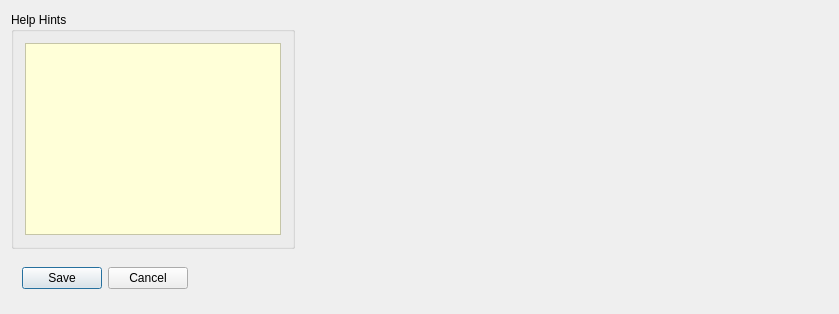
<ui version="4.0" >
 <comment>
*********************************************************************************
**
**   $Id$
**   Copyright (c) 2007 Joe Croft joe@croftj.net
**   
**   This file is part of QcjData Class Libraries.
**
**   QcjData Class Libraries is free software; you can redistribute it and/or modify
**   it under the terms of the GNU General Public License as published by
**   the Free Software Foundation; either version 2 of the License, or
**   (at your option) any later version.
**
**   QcjData Class Libraries is distributed in the hope that it will be useful,
**   but WITHOUT ANY WARRANTY; without even the implied warranty of
**   MERCHANTABILITY or FITNESS FOR A PARTICULAR PURPOSE.  See the
**   GNU General Public License for more details.
**
**   You should have received a copy of the GNU General Public License
**   along with QcjData Class Libraries; if not, write to the Free Software
**   Foundation, Inc., 59 Temple Place, Suite 330, Boston, MA  02111-1307  USA
**
*********************************************************************************
</comment>
 <class>QcjDataConfigure</class>
 <widget class="QDialog" name="QcjDataConfigure" >
  <property name="geometry" >
   <rect>
    <x>0</x>
    <y>0</y>
    <width>839</width>
    <height>314</height>
   </rect>
  </property>
  <property name="sizePolicy" >
   <sizepolicy>
    <hsizetype>0</hsizetype>
    <vsizetype>0</vsizetype>
    <horstretch>0</horstretch>
    <verstretch>0</verstretch>
   </sizepolicy>
  </property>
  <property name="windowTitle" >
   <string>Configuration</string>
  </property>
  <layout class="QGridLayout" >
   <property name="margin" >
    <number>11</number>
   </property>
   <property name="spacing" >
    <number>6</number>
   </property>
   <item row="0" column="0" >
    <widget class="QGroupBox" name="groupBox" >
     <property name="sizePolicy" >
      <sizepolicy>
       <hsizetype>4</hsizetype>
       <vsizetype>1</vsizetype>
       <horstretch>0</horstretch>
       <verstretch>0</verstretch>
      </sizepolicy>
     </property>
     <property name="palette" >
      <palette>
       <active>
        <colorrole role="WindowText" >
         <brush brushstyle="SolidPattern" >
          <color alpha="255" >
           <red>0</red>
           <green>0</green>
           <blue>0</blue>
          </color>
         </brush>
        </colorrole>
        <colorrole role="Button" >
         <brush brushstyle="SolidPattern" >
          <color alpha="255" >
           <red>255</red>
           <green>255</green>
           <blue>216</blue>
          </color>
         </brush>
        </colorrole>
        <colorrole role="Light" >
         <brush brushstyle="SolidPattern" >
          <color alpha="255" >
           <red>255</red>
           <green>255</green>
           <blue>255</blue>
          </color>
         </brush>
        </colorrole>
        <colorrole role="Midlight" >
         <brush brushstyle="SolidPattern" >
          <color alpha="255" >
           <red>255</red>
           <green>255</green>
           <blue>235</blue>
          </color>
         </brush>
        </colorrole>
        <colorrole role="Dark" >
         <brush brushstyle="SolidPattern" >
          <color alpha="255" >
           <red>127</red>
           <green>127</green>
           <blue>108</blue>
          </color>
         </brush>
        </colorrole>
        <colorrole role="Mid" >
         <brush brushstyle="SolidPattern" >
          <color alpha="255" >
           <red>170</red>
           <green>170</green>
           <blue>144</blue>
          </color>
         </brush>
        </colorrole>
        <colorrole role="Text" >
         <brush brushstyle="SolidPattern" >
          <color alpha="255" >
           <red>0</red>
           <green>0</green>
           <blue>0</blue>
          </color>
         </brush>
        </colorrole>
        <colorrole role="BrightText" >
         <brush brushstyle="SolidPattern" >
          <color alpha="255" >
           <red>255</red>
           <green>255</green>
           <blue>255</blue>
          </color>
         </brush>
        </colorrole>
        <colorrole role="ButtonText" >
         <brush brushstyle="SolidPattern" >
          <color alpha="255" >
           <red>0</red>
           <green>0</green>
           <blue>0</blue>
          </color>
         </brush>
        </colorrole>
        <colorrole role="Base" >
         <brush brushstyle="SolidPattern" >
          <color alpha="255" >
           <red>255</red>
           <green>255</green>
           <blue>255</blue>
          </color>
         </brush>
        </colorrole>
        <colorrole role="Window" >
         <brush brushstyle="SolidPattern" >
          <color alpha="255" >
           <red>255</red>
           <green>255</green>
           <blue>216</blue>
          </color>
         </brush>
        </colorrole>
        <colorrole role="Shadow" >
         <brush brushstyle="SolidPattern" >
          <color alpha="255" >
           <red>0</red>
           <green>0</green>
           <blue>0</blue>
          </color>
         </brush>
        </colorrole>
        <colorrole role="Highlight" >
         <brush brushstyle="SolidPattern" >
          <color alpha="255" >
           <red>103</red>
           <green>141</green>
           <blue>178</blue>
          </color>
         </brush>
        </colorrole>
        <colorrole role="HighlightedText" >
         <brush brushstyle="SolidPattern" >
          <color alpha="255" >
           <red>255</red>
           <green>255</green>
           <blue>255</blue>
          </color>
         </brush>
        </colorrole>
        <colorrole role="Link" >
         <brush brushstyle="SolidPattern" >
          <color alpha="255" >
           <red>0</red>
           <green>0</green>
           <blue>238</blue>
          </color>
         </brush>
        </colorrole>
        <colorrole role="LinkVisited" >
         <brush brushstyle="SolidPattern" >
          <color alpha="255" >
           <red>82</red>
           <green>24</green>
           <blue>139</blue>
          </color>
         </brush>
        </colorrole>
        <colorrole role="AlternateBase" >
         <brush brushstyle="SolidPattern" >
          <color alpha="255" >
           <red>255</red>
           <green>255</green>
           <blue>235</blue>
          </color>
         </brush>
        </colorrole>
       </active>
       <inactive>
        <colorrole role="WindowText" >
         <brush brushstyle="SolidPattern" >
          <color alpha="255" >
           <red>0</red>
           <green>0</green>
           <blue>0</blue>
          </color>
         </brush>
        </colorrole>
        <colorrole role="Button" >
         <brush brushstyle="SolidPattern" >
          <color alpha="255" >
           <red>255</red>
           <green>255</green>
           <blue>216</blue>
          </color>
         </brush>
        </colorrole>
        <colorrole role="Light" >
         <brush brushstyle="SolidPattern" >
          <color alpha="255" >
           <red>255</red>
           <green>255</green>
           <blue>255</blue>
          </color>
         </brush>
        </colorrole>
        <colorrole role="Midlight" >
         <brush brushstyle="SolidPattern" >
          <color alpha="255" >
           <red>255</red>
           <green>255</green>
           <blue>235</blue>
          </color>
         </brush>
        </colorrole>
        <colorrole role="Dark" >
         <brush brushstyle="SolidPattern" >
          <color alpha="255" >
           <red>127</red>
           <green>127</green>
           <blue>108</blue>
          </color>
         </brush>
        </colorrole>
        <colorrole role="Mid" >
         <brush brushstyle="SolidPattern" >
          <color alpha="255" >
           <red>170</red>
           <green>170</green>
           <blue>144</blue>
          </color>
         </brush>
        </colorrole>
        <colorrole role="Text" >
         <brush brushstyle="SolidPattern" >
          <color alpha="255" >
           <red>0</red>
           <green>0</green>
           <blue>0</blue>
          </color>
         </brush>
        </colorrole>
        <colorrole role="BrightText" >
         <brush brushstyle="SolidPattern" >
          <color alpha="255" >
           <red>255</red>
           <green>255</green>
           <blue>255</blue>
          </color>
         </brush>
        </colorrole>
        <colorrole role="ButtonText" >
         <brush brushstyle="SolidPattern" >
          <color alpha="255" >
           <red>0</red>
           <green>0</green>
           <blue>0</blue>
          </color>
         </brush>
        </colorrole>
        <colorrole role="Base" >
         <brush brushstyle="SolidPattern" >
          <color alpha="255" >
           <red>255</red>
           <green>255</green>
           <blue>255</blue>
          </color>
         </brush>
        </colorrole>
        <colorrole role="Window" >
         <brush brushstyle="SolidPattern" >
          <color alpha="255" >
           <red>255</red>
           <green>255</green>
           <blue>216</blue>
          </color>
         </brush>
        </colorrole>
        <colorrole role="Shadow" >
         <brush brushstyle="SolidPattern" >
          <color alpha="255" >
           <red>0</red>
           <green>0</green>
           <blue>0</blue>
          </color>
         </brush>
        </colorrole>
        <colorrole role="Highlight" >
         <brush brushstyle="SolidPattern" >
          <color alpha="255" >
           <red>103</red>
           <green>141</green>
           <blue>178</blue>
          </color>
         </brush>
        </colorrole>
        <colorrole role="HighlightedText" >
         <brush brushstyle="SolidPattern" >
          <color alpha="255" >
           <red>255</red>
           <green>255</green>
           <blue>255</blue>
          </color>
         </brush>
        </colorrole>
        <colorrole role="Link" >
         <brush brushstyle="SolidPattern" >
          <color alpha="255" >
           <red>0</red>
           <green>0</green>
           <blue>238</blue>
          </color>
         </brush>
        </colorrole>
        <colorrole role="LinkVisited" >
         <brush brushstyle="SolidPattern" >
          <color alpha="255" >
           <red>82</red>
           <green>24</green>
           <blue>139</blue>
          </color>
         </brush>
        </colorrole>
        <colorrole role="AlternateBase" >
         <brush brushstyle="SolidPattern" >
          <color alpha="255" >
           <red>255</red>
           <green>255</green>
           <blue>235</blue>
          </color>
         </brush>
        </colorrole>
       </inactive>
       <disabled>
        <colorrole role="WindowText" >
         <brush brushstyle="SolidPattern" >
          <color alpha="255" >
           <red>127</red>
           <green>127</green>
           <blue>108</blue>
          </color>
         </brush>
        </colorrole>
        <colorrole role="Button" >
         <brush brushstyle="SolidPattern" >
          <color alpha="255" >
           <red>255</red>
           <green>255</green>
           <blue>216</blue>
          </color>
         </brush>
        </colorrole>
        <colorrole role="Light" >
         <brush brushstyle="SolidPattern" >
          <color alpha="255" >
           <red>255</red>
           <green>255</green>
           <blue>255</blue>
          </color>
         </brush>
        </colorrole>
        <colorrole role="Midlight" >
         <brush brushstyle="SolidPattern" >
          <color alpha="255" >
           <red>255</red>
           <green>255</green>
           <blue>235</blue>
          </color>
         </brush>
        </colorrole>
        <colorrole role="Dark" >
         <brush brushstyle="SolidPattern" >
          <color alpha="255" >
           <red>127</red>
           <green>127</green>
           <blue>108</blue>
          </color>
         </brush>
        </colorrole>
        <colorrole role="Mid" >
         <brush brushstyle="SolidPattern" >
          <color alpha="255" >
           <red>170</red>
           <green>170</green>
           <blue>144</blue>
          </color>
         </brush>
        </colorrole>
        <colorrole role="Text" >
         <brush brushstyle="SolidPattern" >
          <color alpha="255" >
           <red>127</red>
           <green>127</green>
           <blue>108</blue>
          </color>
         </brush>
        </colorrole>
        <colorrole role="BrightText" >
         <brush brushstyle="SolidPattern" >
          <color alpha="255" >
           <red>255</red>
           <green>255</green>
           <blue>255</blue>
          </color>
         </brush>
        </colorrole>
        <colorrole role="ButtonText" >
         <brush brushstyle="SolidPattern" >
          <color alpha="255" >
           <red>127</red>
           <green>127</green>
           <blue>108</blue>
          </color>
         </brush>
        </colorrole>
        <colorrole role="Base" >
         <brush brushstyle="SolidPattern" >
          <color alpha="255" >
           <red>255</red>
           <green>255</green>
           <blue>216</blue>
          </color>
         </brush>
        </colorrole>
        <colorrole role="Window" >
         <brush brushstyle="SolidPattern" >
          <color alpha="255" >
           <red>255</red>
           <green>255</green>
           <blue>216</blue>
          </color>
         </brush>
        </colorrole>
        <colorrole role="Shadow" >
         <brush brushstyle="SolidPattern" >
          <color alpha="255" >
           <red>0</red>
           <green>0</green>
           <blue>0</blue>
          </color>
         </brush>
        </colorrole>
        <colorrole role="Highlight" >
         <brush brushstyle="SolidPattern" >
          <color alpha="255" >
           <red>86</red>
           <green>117</green>
           <blue>148</blue>
          </color>
         </brush>
        </colorrole>
        <colorrole role="HighlightedText" >
         <brush brushstyle="SolidPattern" >
          <color alpha="255" >
           <red>255</red>
           <green>255</green>
           <blue>255</blue>
          </color>
         </brush>
        </colorrole>
        <colorrole role="Link" >
         <brush brushstyle="SolidPattern" >
          <color alpha="255" >
           <red>0</red>
           <green>0</green>
           <blue>238</blue>
          </color>
         </brush>
        </colorrole>
        <colorrole role="LinkVisited" >
         <brush brushstyle="SolidPattern" >
          <color alpha="255" >
           <red>82</red>
           <green>24</green>
           <blue>139</blue>
          </color>
         </brush>
        </colorrole>
        <colorrole role="AlternateBase" >
         <brush brushstyle="SolidPattern" >
          <color alpha="255" >
           <red>255</red>
           <green>255</green>
           <blue>235</blue>
          </color>
         </brush>
        </colorrole>
       </disabled>
      </palette>
     </property>
     <property name="title" >
      <string>Help Hints</string>
     </property>
     <layout class="QGridLayout" >
      <property name="margin" >
       <number>11</number>
      </property>
      <property name="spacing" >
       <number>6</number>
      </property>
      <item row="0" column="0" >
       <widget class="QTextEdit" name="helpEdit" >
        <property name="sizePolicy" >
         <sizepolicy>
          <hsizetype>4</hsizetype>
          <vsizetype>1</vsizetype>
          <horstretch>0</horstretch>
          <verstretch>0</verstretch>
         </sizepolicy>
        </property>
        <property name="palette" >
         <palette>
          <active>
           <colorrole role="WindowText" >
            <brush brushstyle="SolidPattern" >
             <color alpha="255" >
              <red>0</red>
              <green>0</green>
              <blue>0</blue>
             </color>
            </brush>
           </colorrole>
           <colorrole role="Button" >
            <brush brushstyle="SolidPattern" >
             <color alpha="255" >
              <red>255</red>
              <green>255</green>
              <blue>216</blue>
             </color>
            </brush>
           </colorrole>
           <colorrole role="Light" >
            <brush brushstyle="SolidPattern" >
             <color alpha="255" >
              <red>255</red>
              <green>255</green>
              <blue>255</blue>
             </color>
            </brush>
           </colorrole>
           <colorrole role="Midlight" >
            <brush brushstyle="SolidPattern" >
             <color alpha="255" >
              <red>255</red>
              <green>255</green>
              <blue>235</blue>
             </color>
            </brush>
           </colorrole>
           <colorrole role="Dark" >
            <brush brushstyle="SolidPattern" >
             <color alpha="255" >
              <red>127</red>
              <green>127</green>
              <blue>108</blue>
             </color>
            </brush>
           </colorrole>
           <colorrole role="Mid" >
            <brush brushstyle="SolidPattern" >
             <color alpha="255" >
              <red>170</red>
              <green>170</green>
              <blue>144</blue>
             </color>
            </brush>
           </colorrole>
           <colorrole role="Text" >
            <brush brushstyle="SolidPattern" >
             <color alpha="255" >
              <red>0</red>
              <green>0</green>
              <blue>0</blue>
             </color>
            </brush>
           </colorrole>
           <colorrole role="BrightText" >
            <brush brushstyle="SolidPattern" >
             <color alpha="255" >
              <red>255</red>
              <green>255</green>
              <blue>255</blue>
             </color>
            </brush>
           </colorrole>
           <colorrole role="ButtonText" >
            <brush brushstyle="SolidPattern" >
             <color alpha="255" >
              <red>0</red>
              <green>0</green>
              <blue>0</blue>
             </color>
            </brush>
           </colorrole>
           <colorrole role="Base" >
            <brush brushstyle="SolidPattern" >
             <color alpha="255" >
              <red>255</red>
              <green>255</green>
              <blue>216</blue>
             </color>
            </brush>
           </colorrole>
           <colorrole role="Window" >
            <brush brushstyle="SolidPattern" >
             <color alpha="255" >
              <red>255</red>
              <green>255</green>
              <blue>216</blue>
             </color>
            </brush>
           </colorrole>
           <colorrole role="Shadow" >
            <brush brushstyle="SolidPattern" >
             <color alpha="255" >
              <red>0</red>
              <green>0</green>
              <blue>0</blue>
             </color>
            </brush>
           </colorrole>
           <colorrole role="Highlight" >
            <brush brushstyle="SolidPattern" >
             <color alpha="255" >
              <red>103</red>
              <green>141</green>
              <blue>178</blue>
             </color>
            </brush>
           </colorrole>
           <colorrole role="HighlightedText" >
            <brush brushstyle="SolidPattern" >
             <color alpha="255" >
              <red>255</red>
              <green>255</green>
              <blue>255</blue>
             </color>
            </brush>
           </colorrole>
           <colorrole role="Link" >
            <brush brushstyle="SolidPattern" >
             <color alpha="255" >
              <red>0</red>
              <green>0</green>
              <blue>238</blue>
             </color>
            </brush>
           </colorrole>
           <colorrole role="LinkVisited" >
            <brush brushstyle="SolidPattern" >
             <color alpha="255" >
              <red>82</red>
              <green>24</green>
              <blue>139</blue>
             </color>
            </brush>
           </colorrole>
           <colorrole role="AlternateBase" >
            <brush brushstyle="SolidPattern" >
             <color alpha="255" >
              <red>255</red>
              <green>255</green>
              <blue>235</blue>
             </color>
            </brush>
           </colorrole>
          </active>
          <inactive>
           <colorrole role="WindowText" >
            <brush brushstyle="SolidPattern" >
             <color alpha="255" >
              <red>0</red>
              <green>0</green>
              <blue>0</blue>
             </color>
            </brush>
           </colorrole>
           <colorrole role="Button" >
            <brush brushstyle="SolidPattern" >
             <color alpha="255" >
              <red>255</red>
              <green>255</green>
              <blue>216</blue>
             </color>
            </brush>
           </colorrole>
           <colorrole role="Light" >
            <brush brushstyle="SolidPattern" >
             <color alpha="255" >
              <red>255</red>
              <green>255</green>
              <blue>255</blue>
             </color>
            </brush>
           </colorrole>
           <colorrole role="Midlight" >
            <brush brushstyle="SolidPattern" >
             <color alpha="255" >
              <red>255</red>
              <green>255</green>
              <blue>235</blue>
             </color>
            </brush>
           </colorrole>
           <colorrole role="Dark" >
            <brush brushstyle="SolidPattern" >
             <color alpha="255" >
              <red>127</red>
              <green>127</green>
              <blue>108</blue>
             </color>
            </brush>
           </colorrole>
           <colorrole role="Mid" >
            <brush brushstyle="SolidPattern" >
             <color alpha="255" >
              <red>170</red>
              <green>170</green>
              <blue>144</blue>
             </color>
            </brush>
           </colorrole>
           <colorrole role="Text" >
            <brush brushstyle="SolidPattern" >
             <color alpha="255" >
              <red>0</red>
              <green>0</green>
              <blue>0</blue>
             </color>
            </brush>
           </colorrole>
           <colorrole role="BrightText" >
            <brush brushstyle="SolidPattern" >
             <color alpha="255" >
              <red>255</red>
              <green>255</green>
              <blue>255</blue>
             </color>
            </brush>
           </colorrole>
           <colorrole role="ButtonText" >
            <brush brushstyle="SolidPattern" >
             <color alpha="255" >
              <red>0</red>
              <green>0</green>
              <blue>0</blue>
             </color>
            </brush>
           </colorrole>
           <colorrole role="Base" >
            <brush brushstyle="SolidPattern" >
             <color alpha="255" >
              <red>255</red>
              <green>255</green>
              <blue>216</blue>
             </color>
            </brush>
           </colorrole>
           <colorrole role="Window" >
            <brush brushstyle="SolidPattern" >
             <color alpha="255" >
              <red>255</red>
              <green>255</green>
              <blue>216</blue>
             </color>
            </brush>
           </colorrole>
           <colorrole role="Shadow" >
            <brush brushstyle="SolidPattern" >
             <color alpha="255" >
              <red>0</red>
              <green>0</green>
              <blue>0</blue>
             </color>
            </brush>
           </colorrole>
           <colorrole role="Highlight" >
            <brush brushstyle="SolidPattern" >
             <color alpha="255" >
              <red>103</red>
              <green>141</green>
              <blue>178</blue>
             </color>
            </brush>
           </colorrole>
           <colorrole role="HighlightedText" >
            <brush brushstyle="SolidPattern" >
             <color alpha="255" >
              <red>255</red>
              <green>255</green>
              <blue>255</blue>
             </color>
            </brush>
           </colorrole>
           <colorrole role="Link" >
            <brush brushstyle="SolidPattern" >
             <color alpha="255" >
              <red>0</red>
              <green>0</green>
              <blue>238</blue>
             </color>
            </brush>
           </colorrole>
           <colorrole role="LinkVisited" >
            <brush brushstyle="SolidPattern" >
             <color alpha="255" >
              <red>82</red>
              <green>24</green>
              <blue>139</blue>
             </color>
            </brush>
           </colorrole>
           <colorrole role="AlternateBase" >
            <brush brushstyle="SolidPattern" >
             <color alpha="255" >
              <red>255</red>
              <green>255</green>
              <blue>235</blue>
             </color>
            </brush>
           </colorrole>
          </inactive>
          <disabled>
           <colorrole role="WindowText" >
            <brush brushstyle="SolidPattern" >
             <color alpha="255" >
              <red>127</red>
              <green>127</green>
              <blue>108</blue>
             </color>
            </brush>
           </colorrole>
           <colorrole role="Button" >
            <brush brushstyle="SolidPattern" >
             <color alpha="255" >
              <red>255</red>
              <green>255</green>
              <blue>216</blue>
             </color>
            </brush>
           </colorrole>
           <colorrole role="Light" >
            <brush brushstyle="SolidPattern" >
             <color alpha="255" >
              <red>255</red>
              <green>255</green>
              <blue>255</blue>
             </color>
            </brush>
           </colorrole>
           <colorrole role="Midlight" >
            <brush brushstyle="SolidPattern" >
             <color alpha="255" >
              <red>255</red>
              <green>255</green>
              <blue>235</blue>
             </color>
            </brush>
           </colorrole>
           <colorrole role="Dark" >
            <brush brushstyle="SolidPattern" >
             <color alpha="255" >
              <red>127</red>
              <green>127</green>
              <blue>108</blue>
             </color>
            </brush>
           </colorrole>
           <colorrole role="Mid" >
            <brush brushstyle="SolidPattern" >
             <color alpha="255" >
              <red>170</red>
              <green>170</green>
              <blue>144</blue>
             </color>
            </brush>
           </colorrole>
           <colorrole role="Text" >
            <brush brushstyle="SolidPattern" >
             <color alpha="255" >
              <red>127</red>
              <green>127</green>
              <blue>108</blue>
             </color>
            </brush>
           </colorrole>
           <colorrole role="BrightText" >
            <brush brushstyle="SolidPattern" >
             <color alpha="255" >
              <red>255</red>
              <green>255</green>
              <blue>255</blue>
             </color>
            </brush>
           </colorrole>
           <colorrole role="ButtonText" >
            <brush brushstyle="SolidPattern" >
             <color alpha="255" >
              <red>127</red>
              <green>127</green>
              <blue>108</blue>
             </color>
            </brush>
           </colorrole>
           <colorrole role="Base" >
            <brush brushstyle="SolidPattern" >
             <color alpha="255" >
              <red>255</red>
              <green>255</green>
              <blue>216</blue>
             </color>
            </brush>
           </colorrole>
           <colorrole role="Window" >
            <brush brushstyle="SolidPattern" >
             <color alpha="255" >
              <red>255</red>
              <green>255</green>
              <blue>216</blue>
             </color>
            </brush>
           </colorrole>
           <colorrole role="Shadow" >
            <brush brushstyle="SolidPattern" >
             <color alpha="255" >
              <red>0</red>
              <green>0</green>
              <blue>0</blue>
             </color>
            </brush>
           </colorrole>
           <colorrole role="Highlight" >
            <brush brushstyle="SolidPattern" >
             <color alpha="255" >
              <red>86</red>
              <green>117</green>
              <blue>148</blue>
             </color>
            </brush>
           </colorrole>
           <colorrole role="HighlightedText" >
            <brush brushstyle="SolidPattern" >
             <color alpha="255" >
              <red>255</red>
              <green>255</green>
              <blue>255</blue>
             </color>
            </brush>
           </colorrole>
           <colorrole role="Link" >
            <brush brushstyle="SolidPattern" >
             <color alpha="255" >
              <red>0</red>
              <green>0</green>
              <blue>238</blue>
             </color>
            </brush>
           </colorrole>
           <colorrole role="LinkVisited" >
            <brush brushstyle="SolidPattern" >
             <color alpha="255" >
              <red>82</red>
              <green>24</green>
              <blue>139</blue>
             </color>
            </brush>
           </colorrole>
           <colorrole role="AlternateBase" >
            <brush brushstyle="SolidPattern" >
             <color alpha="255" >
              <red>255</red>
              <green>255</green>
              <blue>235</blue>
             </color>
            </brush>
           </colorrole>
          </disabled>
         </palette>
        </property>
        <property name="focusPolicy" >
         <enum>Qt::NoFocus</enum>
        </property>
       </widget>
      </item>
     </layout>
    </widget>
   </item>
   <item row="0" column="1" >
    <widget class="QFrame" name="widgetFrame" >
     <property name="sizePolicy" >
      <sizepolicy>
       <hsizetype>1</hsizetype>
       <vsizetype>4</vsizetype>
       <horstretch>0</horstretch>
       <verstretch>0</verstretch>
      </sizepolicy>
     </property>
     <property name="frameShape" >
      <enum>QFrame::NoFrame</enum>
     </property>
     <property name="frameShadow" >
      <enum>QFrame::Raised</enum>
     </property>
    </widget>
   </item>
   <item row="1" column="0" colspan="2" >
    <widget class="QFrame" name="frame4" >
     <property name="sizePolicy" >
      <sizepolicy>
       <hsizetype>4</hsizetype>
       <vsizetype>4</vsizetype>
       <horstretch>0</horstretch>
       <verstretch>0</verstretch>
      </sizepolicy>
     </property>
     <property name="frameShape" >
      <enum>QFrame::NoFrame</enum>
     </property>
     <property name="frameShadow" >
      <enum>QFrame::Raised</enum>
     </property>
     <layout class="QHBoxLayout" >
      <property name="margin" >
       <number>11</number>
      </property>
      <property name="spacing" >
       <number>6</number>
      </property>
      <item>
       <widget class="QPushButton" name="saveBtn" >
        <property name="sizePolicy" >
         <sizepolicy>
          <hsizetype>4</hsizetype>
          <vsizetype>4</vsizetype>
          <horstretch>0</horstretch>
          <verstretch>0</verstretch>
         </sizepolicy>
        </property>
        <property name="text" >
         <string>Save</string>
        </property>
       </widget>
      </item>
      <item>
       <widget class="QPushButton" name="cancelBtn" >
        <property name="sizePolicy" >
         <sizepolicy>
          <hsizetype>0</hsizetype>
          <vsizetype>0</vsizetype>
          <horstretch>0</horstretch>
          <verstretch>0</verstretch>
         </sizepolicy>
        </property>
        <property name="text" >
         <string>Cancel</string>
        </property>
       </widget>
      </item>
     </layout>
    </widget>
   </item>
  </layout>
 </widget>
 <layoutdefault spacing="6" margin="11" />
 <pixmapfunction>qPixmapFromMimeSource</pixmapfunction>
 <includes>
  <include location="local" >QcjData/QcjDataXML.h</include>
 </includes>
 <resources/>
 <connections/>
</ui>
